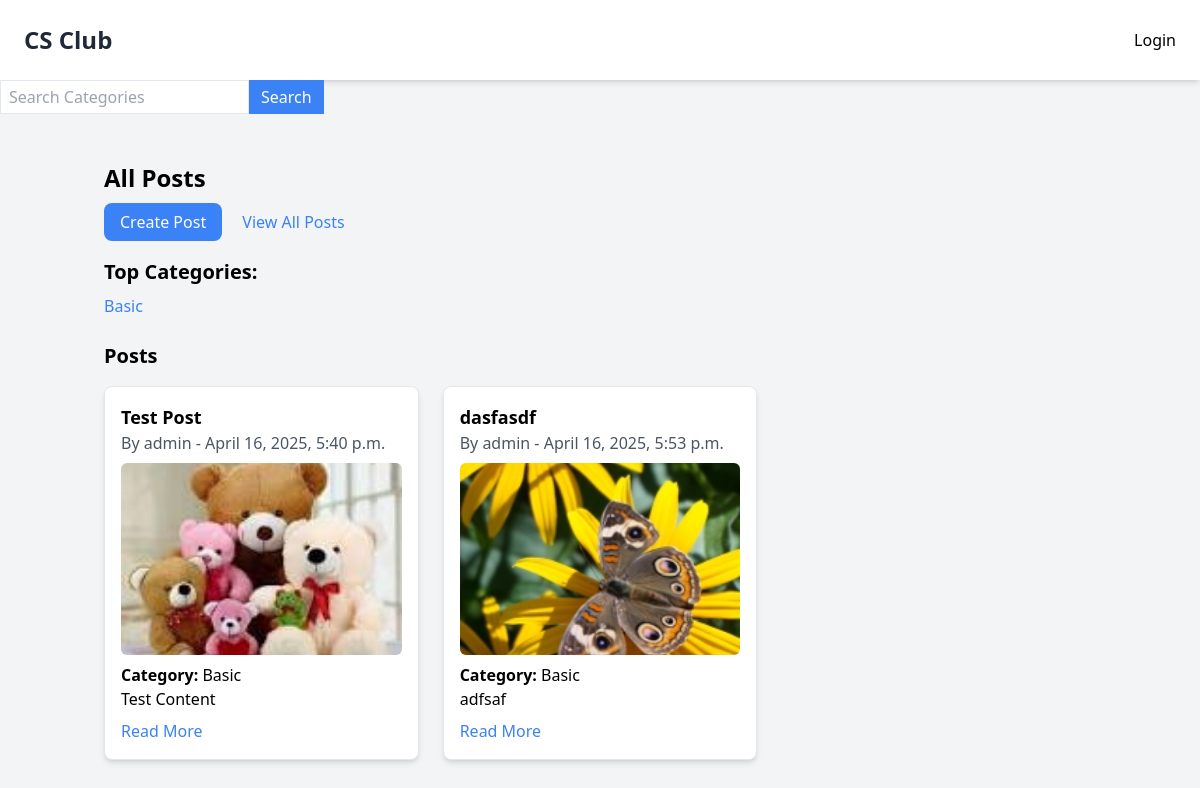
The app's page /posts/, older data.
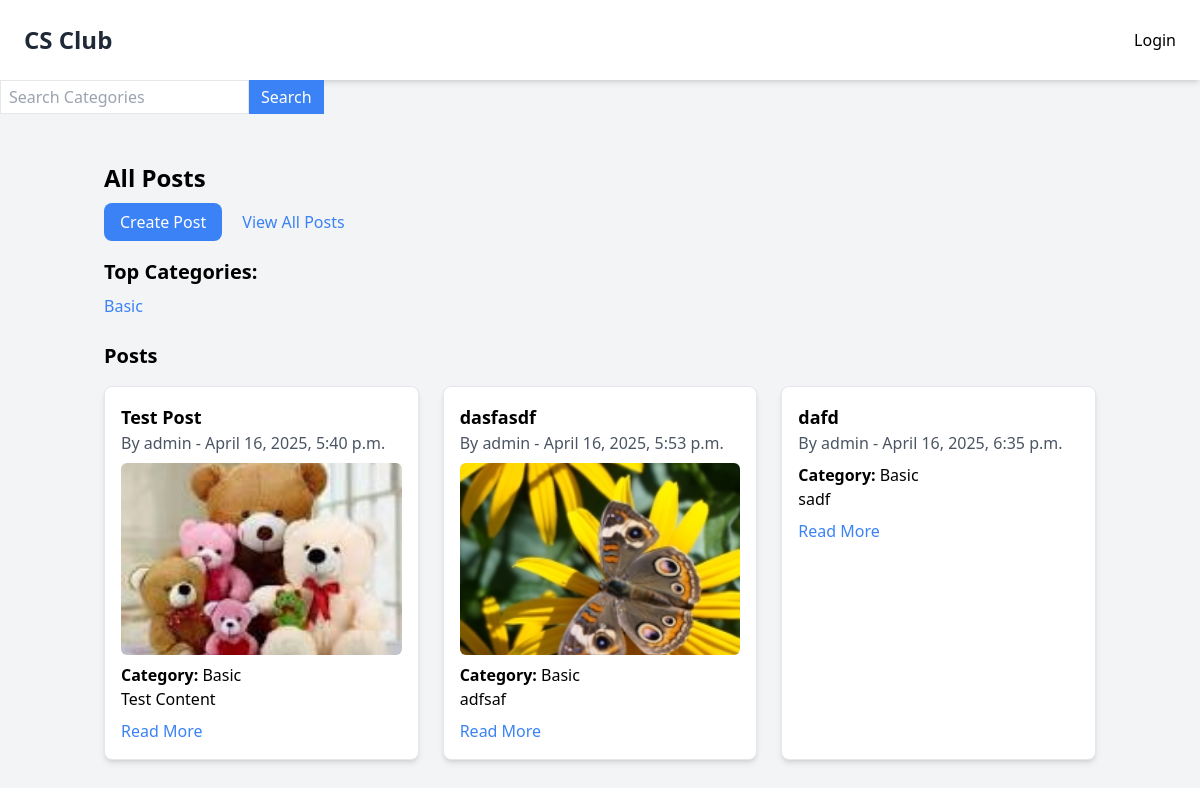
The same page, newer data.
### blog/models.py (models this page shows, shortened)
class Category(models.Model):
    name = models.CharField(max_length=100, unique=True)

class Post(models.Model):
    title = models.CharField(max_length=255)
    content = models.TextField()
    author = models.ForeignKey(User, on_delete=models.CASCADE)
    created_at = models.DateTimeField(auto_now_add=True)
    category = models.ForeignKey('Category', on_delete=models.CASCADE)
    image = models.ImageField(upload_to='post_images/', blank=True, null=True)
    likes = models.ManyToManyField(User, related_name='liked_posts', blank=True)

### blog/views.py (the view)
# urls.py: path('posts/', posts, name='posts'),
def posts(request):
    category_id = request.GET.get('category')
    posts = Post.objects.all()
    if category_id:
        posts = posts.filter(category_id=category_id)
    categories = Category.objects.all()
    return render(request, 'blog/posts.html', {'posts': posts, 'categories': categories})

### blog/templates/blog/posts.html
{% extends 'blog/base.html' %}
{% block content %}
    <h1 class="text-2xl font-bold mb-4">All Posts</h1>
    <a href="{% url 'create_post' %}" class="bg-blue-500 text-white px-4 py-2 rounded-lg hover:bg-blue-600">Create Post</a>
    <a href="{% url 'posts' %}" class="ml-4 text-blue-500 hover:underline">View All Posts</a>
    <div class="mt-6">
        <strong class="text-xl">Top Categories:</strong>
        <ul class="mt-2">
            {% for category in categories|slice:":3" %}
                <li><a href="?category={{ category.id }}" class="text-blue-500 hover:underline">{{ category.name }}</a></li>
            {% endfor %}
        </ul>
    </div>
    <h2 class="text-xl font-semibold mt-6">Posts</h2>
    <div class="mt-4 grid grid-cols-1 md:grid-cols-2 lg:grid-cols-3 gap-6">
        {% for post in posts %}
            <div class="bg-white p-4 border rounded-lg shadow-md">
                <h3 class="text-lg font-semibold">{{ post.title }}</h3>
                <p class="text-gray-600">By {{ post.author.username }} - {{ post.created_at }}</p>
                {% if post.image %}
                    <img src="{{ post.image.url }}" alt="{{ post.title }}" class="w-full h-48 object-cover rounded-md mt-2">
                {% endif %}
                <p class="mt-2"><strong>Category:</strong> {{ post.category.name }}</p>
                <p>{{ post.content|truncatewords:30 }}</p>
                <a href="{% url 'post_detail' post.id %}" class="text-blue-500 hover:text-blue-700 mt-2 inline-block">Read More</a>
            </div>
        {% empty %}
            <p class="mt-4">No posts available.</p>
        {% endfor %}
    </div>
{% endblock %}

Row changes from the older to the newer data that the page shows:
added Post: title "dafd", author.username "admin", created_at "April 16, 2025, 6:35 p.m.", category.name "Basic", content "sadf"
